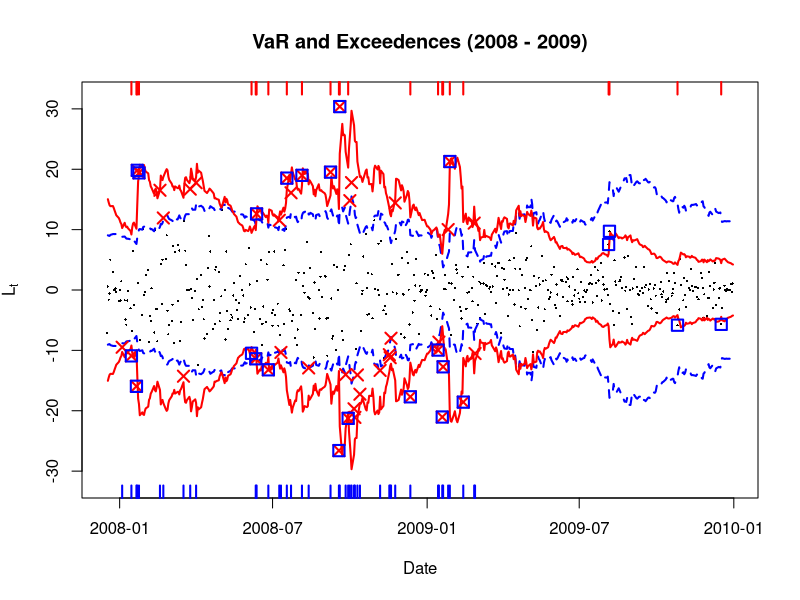
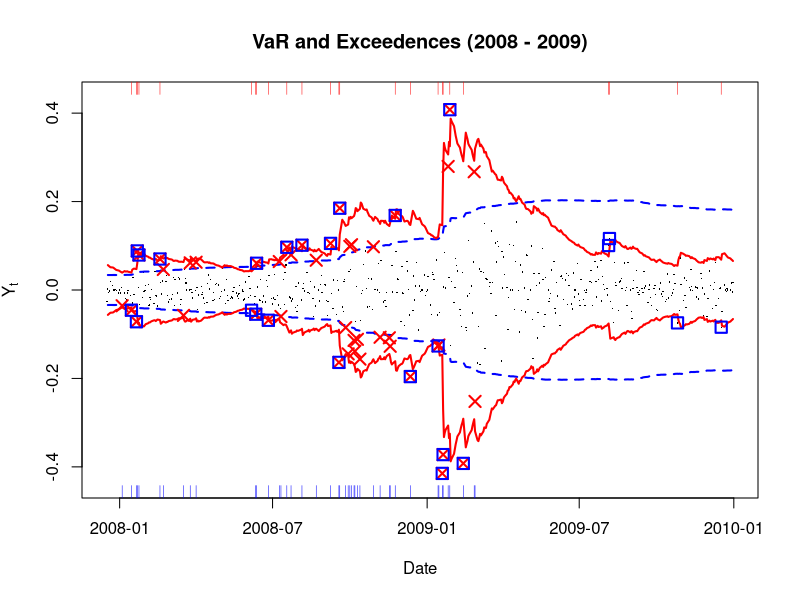
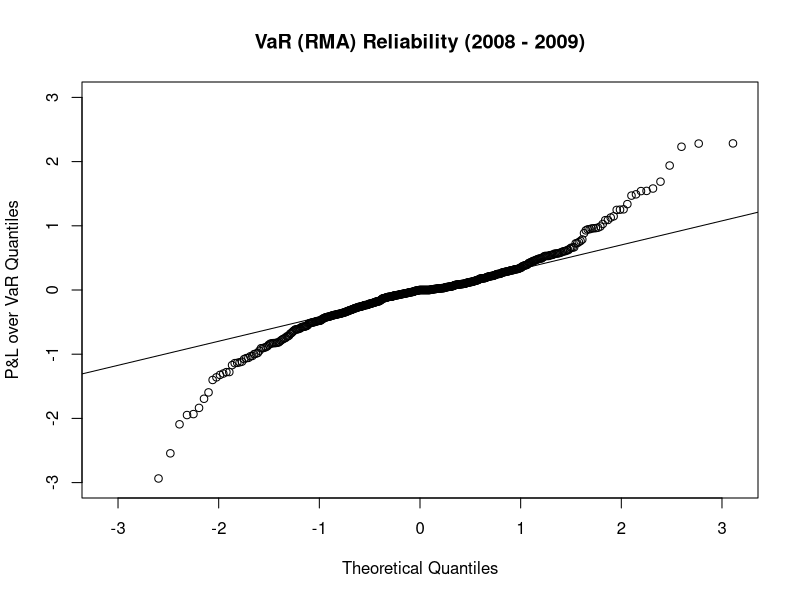
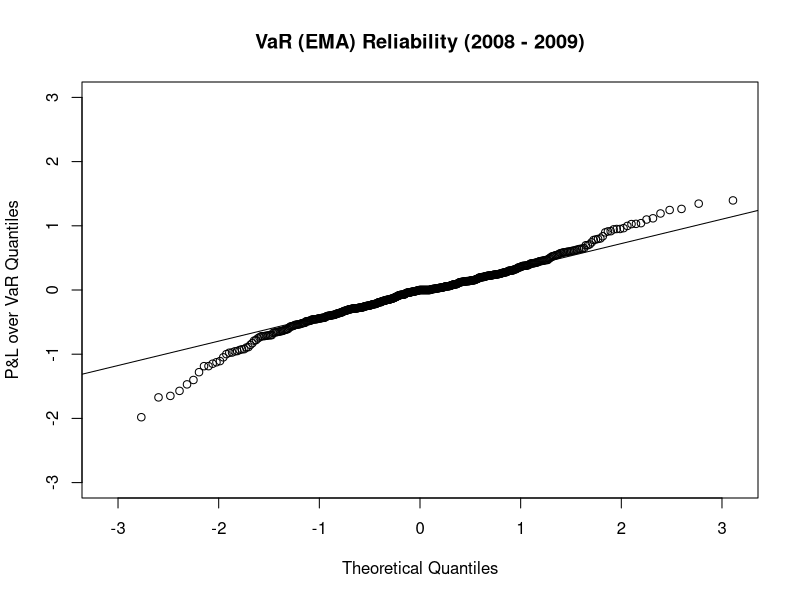
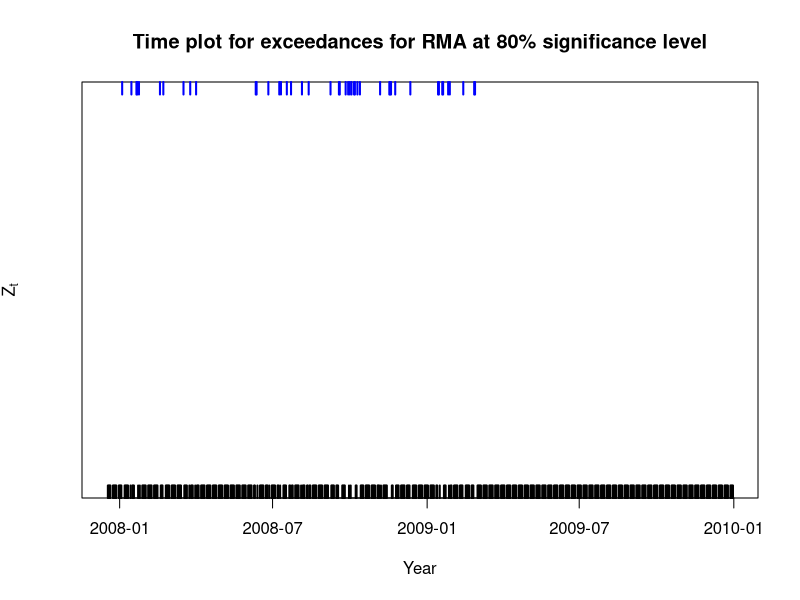
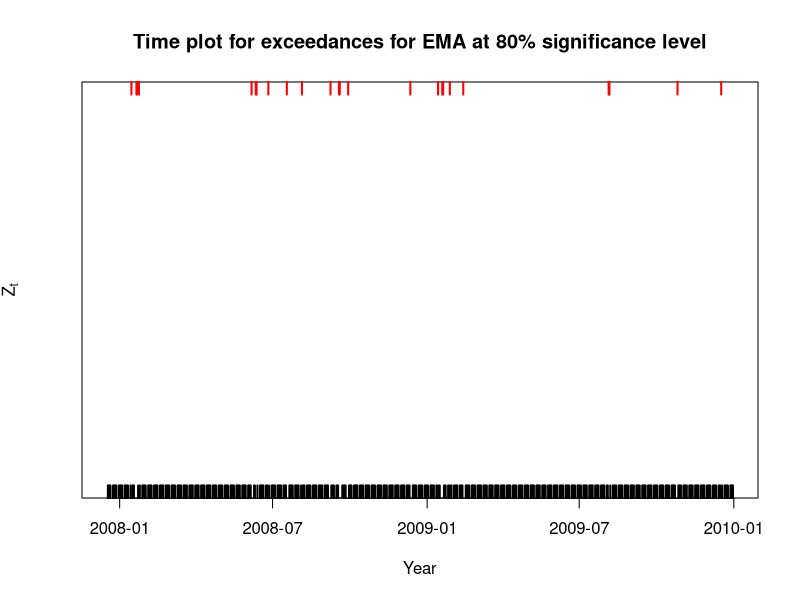
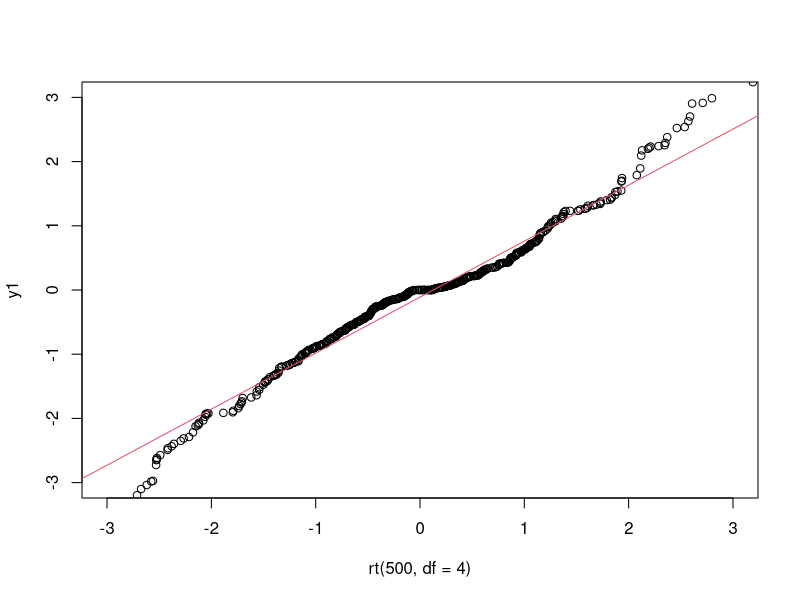
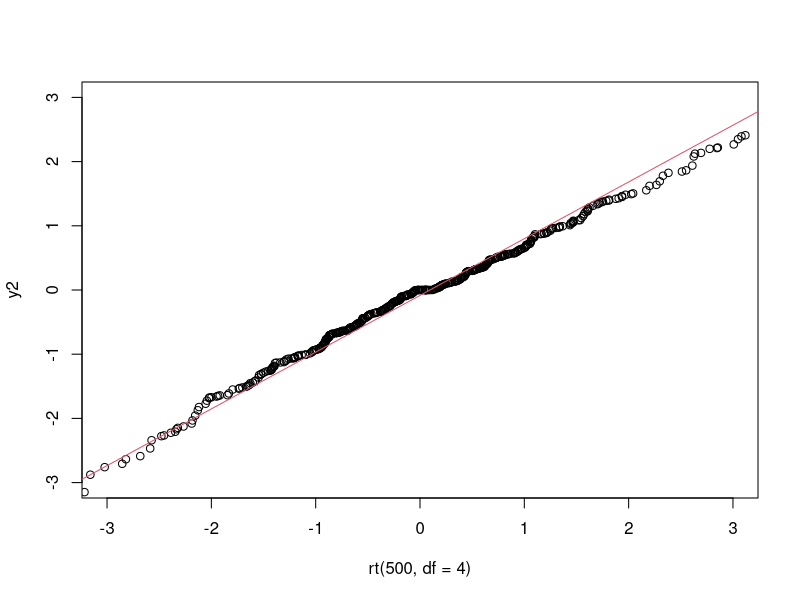

Write R code to recreate these figures, in order.
# clear variables and close windows
rm(list = ls(all = TRUE))
graphics.off()

# install and load packages
libraries = c("dplyr", "lubridate", "quantmod")
lapply(libraries, function(x) if (!(x %in% installed.packages())) {install.packages(x)})
lapply(libraries, library, quietly = TRUE, character.only = TRUE)

# Inputs
h     = 250
alpha = 0.01
gamma = 0.94

# Load Data
data = read.csv("SFEVaRbank.csv")

# Functions
calcRMA = function(serie, h = 250){
  # find the first non NA position
  s = rle(is.na(serie))$length[1]
  # Calculate the RMA of the serie for with the parameter h
  rma = sapply((s + h + 1): length(serie), FUN = function(n) {
    sum(serie[(n - h): (n - 1)] * serie[(n - h): (n - 1)], na.rm = T) / (h - 1)})
  rma = c(rep(NA, s + h), rma)
  return(rma)
}

emaWeight = function(h, gamma){
  weight = gamma^(h: 1) * (1 - gamma)
  return(weight)
}

calcEMA = function(serie, gamma = 0.94, h = 250){
  s      = rle(is.na(serie))$length[1]
  weight = emaWeight(h, gamma)
  # ema calculation
  ema = sapply((s + h + 1): length(serie), FUN = function(n) {
    sum(serie[(n - h): (n - 1)] * serie[(n - h): (n - 1)] * weight, na.rm = T)})
  ema = c(rep(NA, s + h), ema)
  return(ema)
}

# Colors
pcolors = data.frame(rma = "blue", ema = "red", stringsAsFactors=FALSE)

# Choose the Stocks
# which(colnames(data) == "LLOYDS.BANKING.GROUP") == 34
Stocks = data[year(data$Date) %in% c(2007, 2008, 2009), c(1, 34)]

# Build portfolio of log-returns
Portfolio = data.frame(Date       = as.Date(Stocks$Date), 
                       Price      = (Stocks[, 2]),
                       PercChange = c(NA,diff(log(Stocks[, 2]))),
                       AbsChange  = c(NA,diff(Stocks[, 2])))

# calculate t-value
tCrit = qnorm(1 - alpha) 
# calculate VaR
Portfolio$VaRRMAY = calcRMA(Portfolio$PercChange, h = h) ^ 0.5 * tCrit
Portfolio$VaREMAY = calcEMA(Portfolio$PercChange, gamma = gamma, h = h) ^ 0.5 * tCrit
Portfolio$VaRRMAL = Portfolio$VaRRMAY * Portfolio$Price
Portfolio$VaREMAL = Portfolio$VaREMAY * Portfolio$Price
# calculate exceedences
Portfolio$RugsRMAL = (Portfolio$AbsChange > Portfolio$VaRRMAL | 
                        Portfolio$AbsChange < -Portfolio$VaRRMAL)
Portfolio$RugsEMAL = (Portfolio$AbsChange > Portfolio$VaREMAL | 
                        Portfolio$AbsChange < -Portfolio$VaREMAL)
Portfolio$RugsRMAY = (Portfolio$PercChange > Portfolio$VaRRMAY | 
                        Portfolio$PercChange < -Portfolio$VaRRMAY)
Portfolio$RugsEMAY = (Portfolio$PercChange > Portfolio$VaREMAY | 
                        Portfolio$PercChange < -Portfolio$VaREMAY)
# remove rows without VaR
Portfolio = Portfolio[- c(1 :h), ]

# Plot Result for Lt/AbsChange
ymax = 1.05 * max(abs(min(Portfolio$AbsChange)), abs(max(Portfolio$AbsChange)))
plot(Portfolio$Date, Portfolio$AbsChange, pch = 16, cex = 0.3, ylim = c(-ymax, ymax), 
     ylab = expression({L}[t]), xlab = "Date", main = "VaR and Exceedences (2008 - 2009)")
lines(Portfolio$Date, Portfolio$VaRRMAL, col = pcolors$rma, lty = 2, lwd = 2)
lines(Portfolio$Date, - Portfolio$VaRRMAL, col = pcolors$rma, lty = 2, lwd = 2)
lines(Portfolio$Date, Portfolio$VaREMAL, col = pcolors$ema, lwd = 2)
lines(Portfolio$Date, - Portfolio$VaREMAL, col = pcolors$ema, lwd = 2)

# Add Rugs, for Rma at the bottom, for Ema at the top
rug(Portfolio$Date[Portfolio$RugsRMAL], side = 1, col = pcolors$rma, lwd = 2)
rug(Portfolio$Date[Portfolio$RugsEMAL], side = 3, col = pcolors$ema, lwd = 2)
points(Portfolio$Date[Portfolio$RugsRMAL], Portfolio$AbsChange[Portfolio$RugsRMAL], 
       col = "red", pch = 4, lwd = 2, cex = 1.5)
points(Portfolio$Date[Portfolio$RugsEMAL], Portfolio$AbsChange[Portfolio$RugsEMAL], 
       col = "blue", pch = 0, lwd = 2, cex = 1.5)
dev.print(device = png, filename = 'VaR_LtAbsChange.png', width = 1200, height = 600)
dev.off()

# Plot Result for Yt/PercChange
ymax = 1.05 * max(abs(min(Portfolio$PercChange)), abs(max(Portfolio$PercChange)))
plot(Portfolio$Date, Portfolio$PercChange, pch = 16, cex = 0.2, ylim = c(-ymax, ymax), 
     ylab = expression({Y}[t]), xlab = "Date", main = "VaR and Exceedences (2008 - 2009)")
lines(Portfolio$Date, Portfolio$VaRRMAY, col = pcolors$rma, lty = 2, lwd = 2)
lines(Portfolio$Date, - Portfolio$VaRRMAY, col = pcolors$rma, lty = 2, lwd = 2)
lines(Portfolio$Date, Portfolio$VaREMAY, col = pcolors$ema, lwd = 2)
lines(Portfolio$Date, - Portfolio$VaREMAY, col = pcolors$ema, lwd = 2)

# Add Rugs, for Rma at the bottom, for Ema at the top
Portfolio$RugsRMAY = (Portfolio$PercChange > Portfolio$VaRRMAY | 
                        Portfolio$PercChange < -Portfolio$VaRRMAY)
Portfolio$RugsEMAY = (Portfolio$PercChange > Portfolio$VaREMAY | 
                        Portfolio$PercChange < -Portfolio$VaREMAY)
# plot rug
rug(Portfolio$Date[Portfolio$RugsRMAY], side = 1, col = pcolors$rma)
rug(Portfolio$Date[Portfolio$RugsEMAY], side = 3, col = pcolors$ema)
# plot exceedences
points(Portfolio$Date[Portfolio$RugsRMAY], Portfolio$PercChange[Portfolio$RugsRMAY], 
       col = "red", pch = 4, lwd = 2, cex = 1.5)
points(Portfolio$Date[Portfolio$RugsEMAY], Portfolio$PercChange[Portfolio$RugsEMAY], 
       col = "blue", pch = 0, lwd = 2, cex = 1.5)
dev.print(device = png, filename = 'VaR_YtPercChange.png', width = 1200, height = 600)
dev.off()

# Plot qqplots
qqnorm(Portfolio$AbsChange/Portfolio$VaRRMAL, main = "VaR (RMA) Reliability (2008 - 2009)",
       xlab = "Theoretical Quantiles", ylab = "P&L over VaR Quantiles", ylim = c(-3, 3))
qqline(Portfolio$AbsChange/Portfolio$VaRRMAL)
dev.print(device = png, filename = 'VaRReliability_RMA.png', width = 500, height = 500)
dev.off()
qqnorm(Portfolio$AbsChange/Portfolio$VaREMAL, main = "VaR (EMA) Reliability (2008 - 2009)",
       xlab = "Theoretical Quantiles", ylab = "P&L over VaR Quantiles", ylim = c(-3, 3))
qqline(Portfolio$AbsChange/Portfolio$VaREMAL)
dev.print(device = png, filename = 'VaRReliability_EMA.png', width = 500, height = 500)
dev.off()


################################################################################
### BACKTESTING PART
################################################################################

### PLOT OUTLIERS AS function of time for 80% significance level  (alpha=20%)

# Plot RMA outliers over time
plot(Portfolio$Date, 
	Portfolio$AbsChange, 
	col  = "white",
	pch  = 16, 
	cex  = 0.3, 
	ylim = c(0, 1), 
	ylab = expression({Z}[t]), 
	xlab = "Year", 
	main = "Time plot for exceedances for RMA at 80% significance level",
	yaxt = "n")
# Add Rugs, for Rma at the bottom, for Ema at the top
rug(Portfolio$Date[Portfolio$RugsRMAL], side = 3, col = pcolors$rma, lwd = 2)
rug(Portfolio$Date[!Portfolio$RugsRMAL], side = 1, col = "black", lwd = 2)

dev.print(device = png, filename = 'RMAoutlierst.png', width = 1200, height = 600)
dev.off()


# Plot RMA outliers over time
plot(Portfolio$Date, 
	Portfolio$AbsChange, 
	col  = "white", 
	pch  = 16, 
	cex  = 0.3, 
	ylim = c(0, 1), 
	ylab = expression({Z}[t]), 
	xlab = "Year", 
	main = "Time plot for exceedances for EMA at 80% significance level",
	yaxt = "n")
# Add Rugs, for Rma at the bottom, for Ema at the top
rug(Portfolio$Date[Portfolio$RugsEMAL], side = 3, col = pcolors$ema, lwd = 2)
rug(Portfolio$Date[!Portfolio$RugsEMAL], side = 1, col = "black", lwd = 2)

dev.print(device = png, filename = 'EMAoutlierst.png', width = 1200, height = 600)
dev.off()



################################################################################
### BACKTESTING - Expected Shortfall


# Calculates sigmas RMA/EMA for percentage and absolute changes
Portfolio$sigmaRMAY = Portfolio$VaRRMAY / tCrit
Portfolio$sigmaEMAY = Portfolio$VaREMAY / tCrit
Portfolio$sigmaRMAL = Portfolio$sigmaRMAY * Portfolio$Price
Portfolio$sigmaEMAL = Portfolio$sigmaEMAY * Portfolio$Price

# Define -Zt  for Expected Shortfall
Portfolio$ZRMA = -(Portfolio$AbsChange / (Portfolio$sigmaRMAL))
Portfolio$ZEMA = -(Portfolio$AbsChange / (Portfolio$sigmaEMAL))



################################################################################
#### OPTION: REMOVE OUTLIERS 
  # hist(Portfolio$AbsChange)
  # nrow(Portfolio[abs(Portfolio$AbsChange)>20,])
  # nrow(Portfolio)
### Delete 10 outliers with abs(Lt) above 20
# Portfolio = subset(Portfolio, abs(AbsChange)<=20)


################################################################################
### BACKTESTING TABLES for Tail-VaR 80% 
### assumption: Zt ~ N(0,1)


ALPHA    = 0.20
Un       = qnorm(1 - ALPHA)

ESn      = dnorm(Un, mean = 0, sd = 1, log = FALSE) / (ALPHA) 
sigmaESn = sqrt(1 + Un*ESn - (ESn)^2)


# Occurences of Losses exceeding VaR
Portfolio$OutZRMAn =  ifelse (Portfolio$ZRMA > Un,
                                Portfolio$ZRMA, 
                                NA) 
Portfolio$OutZEMAn =  ifelse (Portfolio$ZEMA > Un,
                                Portfolio$ZEMA, 
                                NA)


# Calculate Expected Shortfall
NRMAn = nrow(Portfolio[!is.na(Portfolio$OutZRMAn), ])
NEMAn = nrow(Portfolio[!is.na(Portfolio$OutZEMAn), ])

ESRMAn = sum(Portfolio$OutZRMAn, na.rm = TRUE) / NRMAn
ESEMAn = sum(Portfolio$OutZEMAn, na.rm = TRUE) / NEMAn

sigmaESRMAn = sqrt(abs(1 + Un * ESRMAn - (ESRMAn)^2))
sigmaESEMAn = sqrt(abs(1 + Un * ESEMAn - (ESEMAn)^2))


# Hypothesis testing for ESn =1.4 (Expected Shortfall = 1.4)
testRMAn = sqrt(NRMAn) * ((ESRMAn - ESn)/sigmaESRMAn)
testEMAn = sqrt(NEMAn) * ((ESEMAn - ESn)/sigmaESEMAn)

signRMAn = 1 - pnorm(testRMAn, mean = 0, sd = 1, lower.tail = TRUE, log.p = FALSE)
signEMAn = 1 - pnorm(testEMAn, mean = 0, sd = 1, lower.tail = TRUE, log.p = FALSE)



################################################################################
### BACKTESTING TABLES for Tail-VaR 80% 
### assumption: Zt ~ standard Student's t distribution with df=20
### Here: don not use correction factor for unbiased st. dev. estimator sqrt((df-2)/df), because the biased one was calculated

v  = 20
Ut = qt(1 - ALPHA, df = v)

# for CTE (Expected Shortfall) use closed form solution for Student's t distribution
ESt = dt(Ut, df = v) * ((v + Ut^2) / (v-1)) / (ALPHA)  #1.47

# for CTV use numerical approach
f        = function(x) {x^2 * dt(x, df = v)}
CTEx2t   = integrate(f, lower=Ut, upper=Inf)
CTVt     = CTEx2t$value / (ALPHA) - ESt^2
sigmaESt = sqrt(CTVt)


# Occurences of Losses exceeding VaR
Portfolio$OutZRMAt =  ifelse (Portfolio$ZRMA > Ut,
                                  Portfolio$ZRMA, 
                                  NA) 
Portfolio$OutZEMAt =  ifelse (Portfolio$ZEMA > Ut,
                                  Portfolio$ZEMA, 
                                  NA)


# Calculate Expected Shortfall
NRMAt = nrow(Portfolio[!is.na(Portfolio$OutZRMAt), ])
NEMAt = nrow(Portfolio[!is.na(Portfolio$OutZEMAt), ])

ESRMAt = sum(Portfolio$OutZRMAt, na.rm = TRUE) / NRMAt
ESEMAt = sum(Portfolio$OutZEMAt, na.rm = TRUE) / NEMAt

#sigmaESRMAt = sqrt(abs(1 + Ut*ESRMAt - (ESRMAt)^2))
#sigmaESEMAt = sqrt(abs(1 + Ut*ESEMAt - (ESEMAt)^2))

# Hypothesis testing for ESn =1.47 (Expected Shortfall = 1.47)
  #testRMAt = sqrt(NRMAt) * ((ESRMAt - ESt)/sigmaESRMAt)
  #testEMAt = sqrt(NEMAt) * ((ESEMAt - ESt)/sigmaESEMAt)

testRMAt = sqrt(NRMAn) * ((ESRMAn - ESt) / sigmaESRMAn)
testEMAt = sqrt(NEMAn) * ((ESEMAn - ESt) / sigmaESEMAn)

signRMAt = 1 - pnorm(testRMAt, mean = 0, sd = 1, lower.tail = TRUE, log.p = FALSE)
signEMAt = 1 - pnorm(testEMAt, mean = 0, sd = 1, lower.tail = TRUE, log.p = FALSE)


################################################################################
### PRINT results

# Results for N(0,1) assumption
ESn
ESRMAn
ESEMAn
sigmaESn
sigmaESRMAn
sigmaESEMAn
testRMAn
testEMAn
signRMAn * 100
signEMAn * 100
NRMAn
NEMAn

# Results for t(20) assumption
ESt
#ESRMAt
#ESEMAt
sigmaESt
#sigmaESRMAt
#sigmaESEMAt
testRMAt
testEMAt
signRMAt * 100
signEMAt * 100
#NRMAt
#NEMAt


#################################################################################
### Standard Deviation for variable L(t+1)/VaR(t) see in the book: formula (16.19) 
sdRMA = sd(Portfolio$ZRMA / tCrit, na.rm = TRUE)
sdEMA = sd(Portfolio$ZEMA / tCrit, na.rm = TRUE)
sdN   = 1/tCrit

(sdRMA-sdN) / sdN
(sdEMA-sdN) / sdN


################################################################################
### Grid search:
### Investigate QQ-plots to fit better distribution than N(0,1) because of fat tails
### Leptocurtic distribution
### The best fit for standard t-Student with df=4 

y1 = -(Portfolio$ZRMA)
y2 = -(Portfolio$ZEMA)


qqplot(rt(500, df = 4),
		y1,
		ylim = c(-3, 3),
		xlim = c(-3, 3))
qqline(y1, col = 2)


qqplot(rt(500, df = 4), 
		y2,
		ylim = c(-3, 3),
		xlim = c(-3, 3))
qqline(y2, col = 2)

################################################################################
